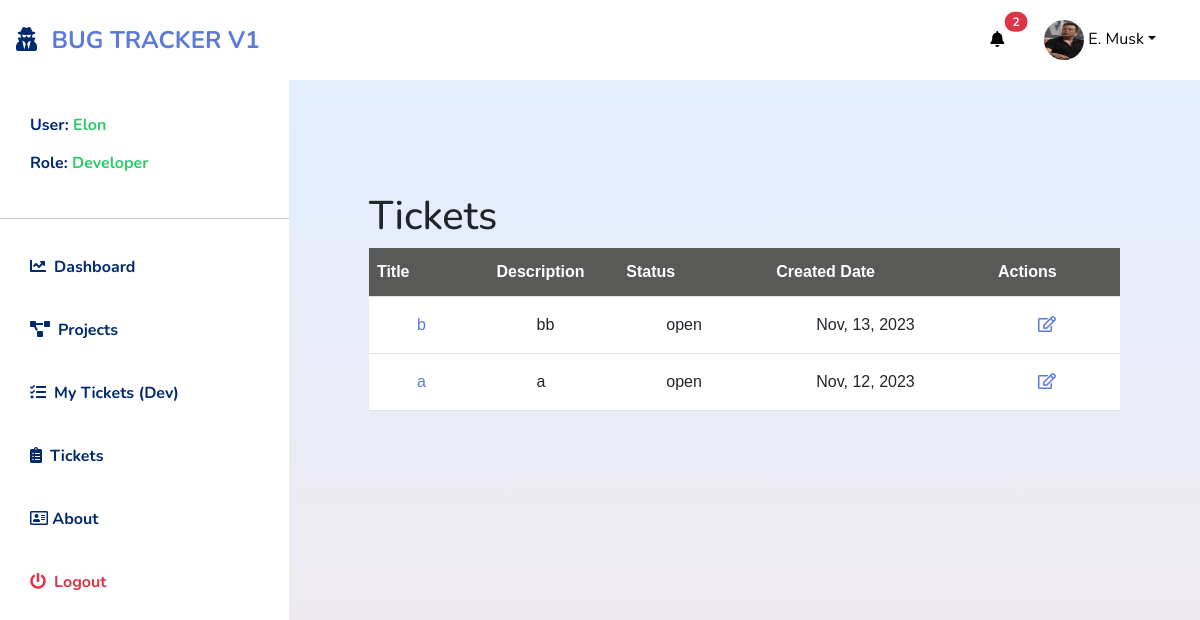
Page /bugtracker/tickets/tickets_tester (signed in) on the earlier database version.
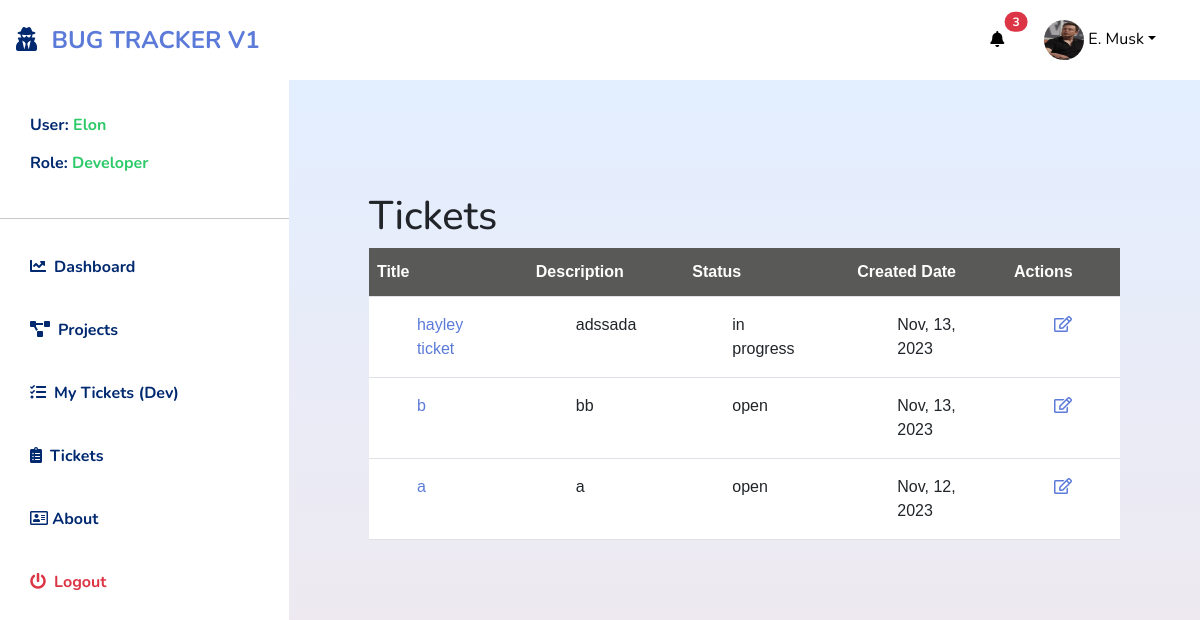
Same page on the later database version.
### accounts/models.py (models this page shows, shortened)
class EmployeeProfile(models.Model):
  user = models.OneToOneField(User, on_delete=models.CASCADE, related_name='profile')
  employee_id = models.CharField(max_length=128, blank=True)
  first_name = models.CharField(max_length=200, blank=True)
  last_name = models.CharField(max_length=200, blank=True)
  email = models.EmailField(max_length=200, blank=True)
  role = models.ForeignKey(Role,on_delete=models.CASCADE)
  avatar = models.ImageField(default='avatar.png', upload_to='avatars/', blank=True)
  phone_number = models.CharField(max_length=50, blank=True)
  updated = models.DateTimeField(auto_now=True)
  created = models.DateTimeField(auto_now_add=True)
  class Meta:
    ordering = ('-created',)
  def get_fullname(self):
    return self.first_name + " " + self.last_name

class Role(models.Model):
  role = models.CharField(max_length=50)

### bugtrackerapp/models.py (models this page shows, shortened)
class Ticket(models.Model):
  title = models.CharField(max_length=200,null=True,blank=True)
  ticket_description = models.TextField(null=True,blank=True)
  image = models.ImageField(upload_to='ticketimgs/', blank=True, null=True)
  project = models.ForeignKey(Project, on_delete=models.CASCADE)
  author = models.ForeignKey(EmployeeProfile, on_delete=models.CASCADE, related_name='tickets', unique=False)
  assign_members = models.ManyToManyField(User, related_name='devs', blank=True)
  type = models.ForeignKey(Type, on_delete=models.CASCADE)
  priority = models.ForeignKey(Priority, on_delete=models.CASCADE)
  status = models.ForeignKey(Status, on_delete=models.CASCADE)
  updated = models.DateTimeField(auto_now=True)
  created = models.DateTimeField(auto_now_add=True)
  history = HistoricalRecords(cascade_delete_history=True)
  class Meta:
    ordering = ('-created',)
  def __str__(self):
    return self.title

class Status(models.Model):
  status = models.CharField(max_length=100, null=True,blank=True)
  def __str__(self):
    return self.status

### bugtrackerapp/views.py (the view)
# urls.py: path('tickets/tickets_tester', views.tickets_tester, name='tickets_tester'),
@login_required(login_url="/")
def tickets_tester(request):
    employee = EmployeeProfile.objects.get(user=request.user)
    tickets = Ticket.objects.filter(
      Q(assign_members=request.user) | Q(author=employee)
    )
    context = {
      'tickets':tickets
    }
    print(tickets)
    return render(request, 'bugtrackerapp/tickets_tester.html', context)

### bugtrackerapp/context_processors.py (called while the page is built)
def my_context_processor(request):
  try:
    notification = Notification.objects.filter(notif_receiver=request.user.profile)
  except:
    notification = None
  return {
    'notification':notification,
  }

### bugtrackerapp/templates/bugtrackerapp/tickets_tester.html
{% extends 'base.html' %}
{% load static %}
{% block content %}
<h1>Tickets</h1>
<div class="draft-table">
  <table class="table" id="dataTable">
    <thead>
      <tr>
        <th scope=" col">Title</th>
        <th scope="col">Description</th>
        <th scope="col">Status</th>
        <th scope="col">Created Date</th>
        <th scope="col">Actions</th>
      </tr>
    </thead>
    <tbody>
      {% for ticket in tickets %}
      <tr>
        <td>
          <a href="{% url 'bugtracker:ticket_detail' ticket.id %}">{{ticket.title}}</a>
        </td>
        <td>
          {{ticket.ticket_description}}
        </td>
        <td>{{ticket.status}}</td>
        <td>{{ticket.created|date:"M, d, Y"}}</td>
        <td>
          <a href="{% url 'bugtracker:ticket_detail' ticket.id %}">
            <i class="far fa-edit"></i>
          </a>
        </td>
      </tr>
      {% endfor %}
    </tbody>
  </table>
</div>
{% endblock content %}

### templates/base.html (shortened to what this page needs)
{% load static %}
<!doctype html>
<html lang="en">
<head>
  <link rel="stylesheet" href="https://cdnjs.cloudflare.com/ajax/libs/font-awesome/5.15.4/css/all.min.css">
  <link href="https://cdn.jsdelivr.net/npm/bootstrap@5.3.2/dist/css/bootstrap.min.css" rel="stylesheet"
>
  <link rel="stylesheet" href="https://cdnjs.cloudflare.com/ajax/libs/twitter-bootstrap/5.3.0/css/bootstrap.min.css">
  <link
    href="https://cdn.datatables.net/v/bs5/jq-3.7.0/jszip-3.10.1/dt-1.13.7/b-2.4.2/b-html5-2.4.2/b-print-2.4.2/datatables.min.css"
    rel="stylesheet">
</head>
<body>
  {% include 'includes/navbartop.html' %}
  {% include 'includes/navbar.html' %}
  <div id="page-content-wrapper">
    {% block content %}
    {% endblock content %}
  </div>
</body>
</html>

### templates/includes/navbartop.html (shortened to what this page needs)
{% load static %}
{% if user.is_authenticated %}
<div class="navbar-top">
  <div class="sidebar-heading text-center py-4 primary-text fs-4 fw-bold text-uppercase border-bottom"><i
      class="fas fa-user-secret me-2"></i>
    <a href="{% url 'bugtracker:home' %}">Bug Tracker V1</a>
  </div>
  <div class="navbar-menus">
    <div class="dropdown">
      <a class="btn btn-secondary" href="#" role="button" data-bs-toggle="dropdown" aria-expanded="false">
        <i class="fas fa-bell"></i>
        <span class="position-absolute top-0 start-100 translate-middle badge rounded-pill bg-danger">
          {{notification.count}}
        </span>
      </a>
    </div>
    <div class="dropdown dropdown-account">
      <a class="btn btn-secondary dropdown-account-toggle" href="#" role="button" data-bs-toggle="dropdown"
        aria-expanded="false">
        {% if request.user.profile.avatar %}
          <img src="{{request.user.profile.avatar.url}}" alt="profile pic" class="dropdown-account-profile-pic">
        {% endif %}
        <span class=" dropdown-toggle">{{request.user.profile.first_name.0|title}}.
          {{request.user.profile.last_name|capfirst}}</span>
      </a>
    </div>
  </div>
</div>
{% endif %}

### templates/includes/navbar.html (shortened to what this page needs)
{% load static %}
<div class="d-flex" id="wrapper">
        <div class="bg-white main-navbar" id="sidebar-wrapper">
                <div class="list-group list-group-flush my-3">
                        {% if user.is_authenticated %}
                        <h6 class="list-group-item list-group-item-action bg-transparent second-text active">
                                User: <span style="color: #2ECA6A;">{{request.user.profile.first_name|title}}</span>
                                <br>
                                <br>
                                Role: <span style="color: #2ECA6A;">{{request.user.profile.role.role}}</span>
                        </h6>
                        <hr>
                        <a href="{% url 'bugtracker:home' %}"
                                class="list-group-item list-group-item-action bg-transparent second-text active"><i
                                        class="fas fa-chart-line me-2"></i>Dashboard</a>
                        <a href="{% url 'bugtracker:projects_view' %}"
                                class="list-group-item list-group-item-action bg-transparent second-text fw-bold active"><i
                                        class="fas fa-project-diagram me-2"></i>Projects</a>
                        {% if request.user.profile.role.role == "Developer" %}
                        <a href="{% url 'bugtracker:tickets_tester' %}"
                                class="list-group-item list-group-item-action bg-transparent second-text fw-bold active"><i
                                        class="fas fa-tasks me-2"></i>My Tickets (Dev)</a>
                        {% endif %}
                        <a href="{% url 'bugtracker:tickets_view' %}"
                                class="list-group-item list-group-item-action bg-transparent second-text fw-bold active"><i
                                        class="fas fa-clipboard-list me-2"></i>Tickets</a>
                        {% endif %}
                        {% if user.is_authenticated %}
                        <a href="{% url 'bugtracker:about' %}"
                                class="list-group-item list-group-item-action bg-transparent fw-bold active">
                                <i class="far fa-address-card"></i> About
                        </a>
                        <a href="{% url 'accounts:logout_view' %}"
                                class="list-group-item list-group-item-action bg-transparent text-danger fw-bold active"><i
                                        class="fas fa-power-off me-2"></i>Logout</a>
                        {% endif %}
                </div>
        </div>

### templates/base.html (style rules this page uses)
:root { --main-bg-color: #012970; --main-text-color: #012970; --second-text-color: #bbbec5; --second-bg-color: #c1efde; }
#page-content-wrapper { background-image: linear-gradient(to top, #fff1eb 0%, #ace0f9 100%); background-image: linear-gradient(to top, #dad4ec 0%, #dad4ec 1%, #f3e7e9 100%); background-image: linear-gradient(to top, #f3e7e9 0%, #e3eeff 99%, #e3eeff 100%); -webkit-background-size: cover; -moz-background-size: cover; -o-background-size: cover; background-size: cover; padding: 2rem; }
body { font-family: 'Nunito', sans-serif; }
.sidebar-heading { border: none !important; }
.navbar-top { z-index: -9999 !important; display: flex; justify-content: space-between; align-items: center; padding: 0.5rem 1rem; height: 5rem; }
.dropdown { border: none; margin-right: 1rem; }
.dropdown>a { background: #fff; color: #000; width: 100%; border: none; }
.navbar-menus { display: flex; align-items: center; }
.dropdown-account-toggle { width: 100% !important; }
.dropdown-account-profile-pic { width: 40px; height: 40px; border-radius: 50%; }
a { color: #5C7BD9; text-decoration: none; }
.primary-text { color: var(--main-text-color); }
.second-text { color: var(--second-text-color); }
#wrapper { overflow-x: hidden; background: #F5F8FE; }
#sidebar-wrapper { min-height: 100vh; margin-left: -15rem; -webkit-transition: margin 0.25s ease-out; -moz-transition: margin 0.25s ease-out; -o-transition: margin 0.25s ease-out; transition: margin 0.25s ease-out; }
#page-content-wrapper { min-width: 100vw; padding: 7rem 5rem; }
.main-navbar { z-index: 999 !important; width: 400px; }
.list-group-item { border: none; padding: 20px 30px; width: 100%; }
.list-group-item.active { color: var(--main-text-color); font-weight: bold; border: none; }
@media (min-width: 768px) { #sidebar-wrapper { margin-left: 0; } }
@media (min-width: 768px) { #page-content-wrapper { min-width: 0; width: 100%; } }
#dataTable { font-family: Arial, Helvetica, sans-serif; border-collapse: collapse; width: 100%; }
#dataTable th { background-color: #595957 !important; }
#dataTable td, #draft-table th { padding: 1rem 3rem; }
#dataTable tr:nth-child(even) { background-color: #fafafa; }
#dataTable th { padding-top: 12px; padding-bottom: 12px; text-align: left; background-color: #ccc; color: white; }
.navbar-top { display: flex; justify-content: space-between; padding: 0.50rem 1rem; }

Differences in the rows shown:
added Ticket: title "hayley ticket", ticket_description "adssada", status "in progress", created "Nov, 13, 2023"
Other differences:
{{ notification.count }}: "2" → "3"
